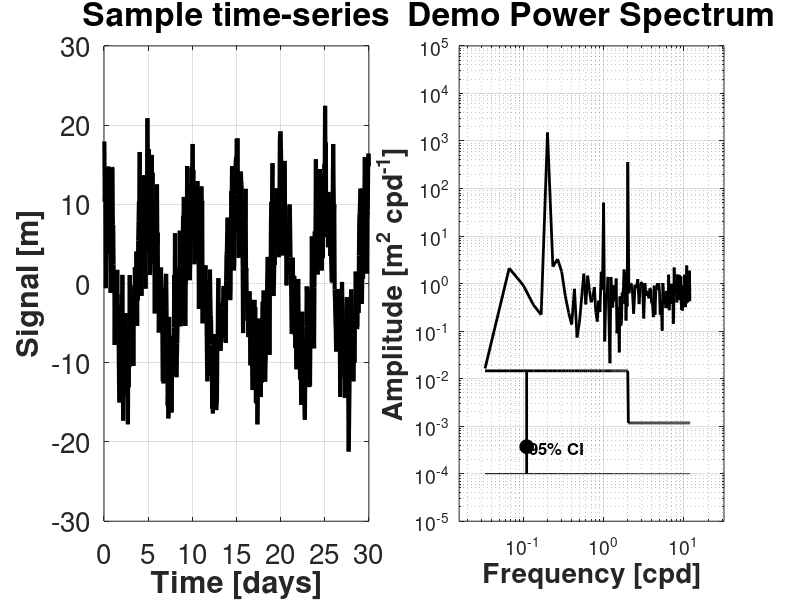

This figure's MATLAB source:
%% power_spec_demo.m
% Use pseudo data to demonstrate technique used to create a power spectrum
% with error bars

clear all; close all;

%% Create some pseudo-data for demo purposes 

dt = 1/24; %sampling frequency 1/hr
t = dt:dt:30;


y1 = 5*cos(t*2*pi*2.0); % Semi-diurnal (2/day) signal
y2 = 2*cos(t*2*pi*1.0); % small Diurnal (1/day) signal
y3 = 10*cos(t*2*pi*0.2); % large Low-frequency (0.2/day) signal

Y = y1+y2+y3+randn(size(t))*3; %superimpose signals and and some moderate noise
% We will assume that Y has units of meters.

hf = figure(1);clf
set(hf,'position',[50 50 1300 750])

subplot(121)
plot(t,Y,'k','linewidth',3)
grid on
xlabel('Time [days]','fontweight','bold')
ylabel('Signal [m]','fontweight','bold')
set(gca,'fontsize',20)
title('Sample time-series','fontsize',24)


%% Calculate the power spectrum

%remove trendline for powerspectrum
coef = polyfit(t,Y,1); % 1 = linear fit
Y_fit = coef(1)*t+coef(2);
Y_detrend = Y-Y_fit;


L = length(t);
k = (2*pi/L)*[0:L/2-1 -L/2:-1]; ks = fftshift(k); %set up frequency grid
f = ks*24/(2*pi); % Convert to cycles/day

S = (1/24)*fft(Y_detrend);       
SPEC = fftshift(S.*conj(S))/(1/24*L);

id_pos = find(f>0);
f_pos = f(id_pos);
S_pos = SPEC(id_pos)*2; %Since the powers pectrum is symmetric if all 'Y' is real, 
                           %we simplify by looking at just the postive frequency values
 
%% Check parseval's theorem... variance in TS should be equal to variance in spectrum

var_ts = var(Y);
var_spec = sum(SPEC)*(f(2)-f(1));

var_diffs = var_ts-var_spec; %this should be a  pretty small number 
    
%% Let's average over some higher frequency to increase sample size and decrease error...


ind = find(f_pos > 2.0); ind2 = find(f_pos <=2); %split data into >2 and <2 cycles/day
f0 = f_pos(ind); y0 = S_pos(ind);

clear f2 y2
for i = 1:length(f0)/3
    f2(i) = 1/3*(f0(i*3-2) + f0(i*3-1) + f0(i*3)); %take average frequency
    y2(i) = 1/3*(y0(i*3-2) + y0(i*3-1) + y0(i*3)); %take average spectum amplitude
end

% cat the averaged data (>2cpd) with the original data <2cpd.
ff = [f_pos(ind2) f2]; Syyf = [S_pos(ind2) y2];

%% Plot the data
subplot(122)

    loglog(ff,Syyf,'k','linewidth',2); hold on %plot power spectrum in log-scale

    % Now plot 95% CI ranges, one for the data <2cpd with one df, and one for
    % the averaged data (>2cpd) with 3df. a = 1; 

    a = 1; %sample size = 1, for one 30-day segment. Using multiple 30-day segments would increase this number.
    df_0 = 2*a; 
    lo_CI_0 = chi2inv(0.975,2*a); hi_CI = chi2inv(0.025,2*a); %
    hi_CI = 2*a/hi_CI; lo_CI_0 = 2*a/lo_CI_0;

    df_2 = 3*2*a; %degrees of freedom when averaging over frequency bins. 
    lo_CI_2 = chi2inv(0.975,3*2*a); hi_CI_2 = chi2inv(0.025,3*2*a);
    hi_CI_2 = df_2/hi_CI_2; lo_CI_2 = df_2/lo_CI_2;
 
            hold on
            
    % Draw 95% CI range
    setpoint = 1e-4;
    line_bottom = setpoint*ones(size(f_pos));
    line_top = zeros(size(f_pos));
    line_top(ind2) = line_bottom(1)*hi_CI/lo_CI_0; % for <2cpd
    line_top(ind) = line_bottom(1)*hi_CI_2/lo_CI_2; % for >2cpd
        
    loglog(f_pos,line_bottom,'k',f_pos,line_top,'k','linewidth',2)
    pos1 = (line_bottom(1)/lo_CI_0);
    loglog(.11,pos1,'ko','markersize',10,'markerfacecolor',[0 0 0])
    loglog([.11 .11],[line_bottom(1) line_top(1)],'k','linewidth',2)
    text(.12,pos1*.95,'95% CI','fontsize',12,'fontweight','bold')

    set(gca,'xlim',[10^(-1.8) 10^(1.5)],'ylim',[1e-5 1e5],'fontsize',14)
    grid on
    xlabel('Frequency [cpd]','fontsize',20,'fontweight','bold')
    ylabel('Amplitude [m^2 cpd^{-1}]','fontsize',20,'fontweight','bold')
    title('Demo Power Spectrum','fontsize',24)
    
 



